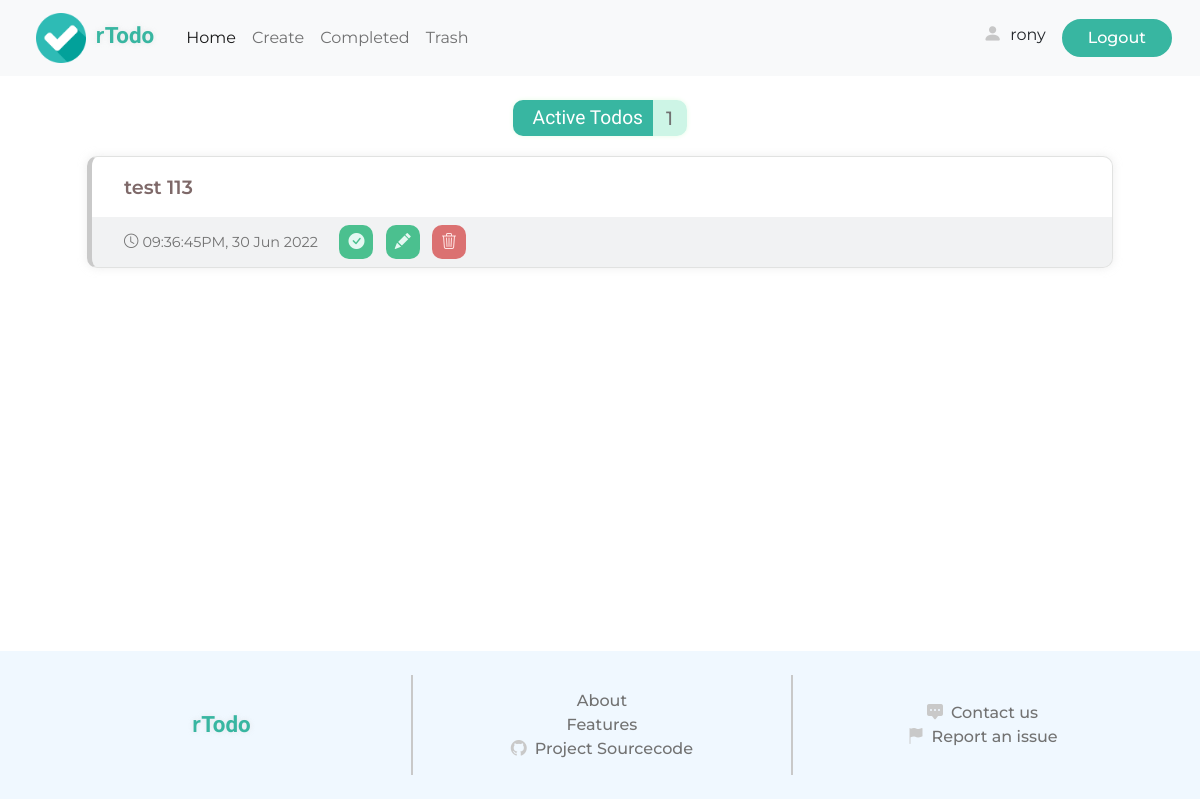
The app's page /todos/ (signed in), older data.
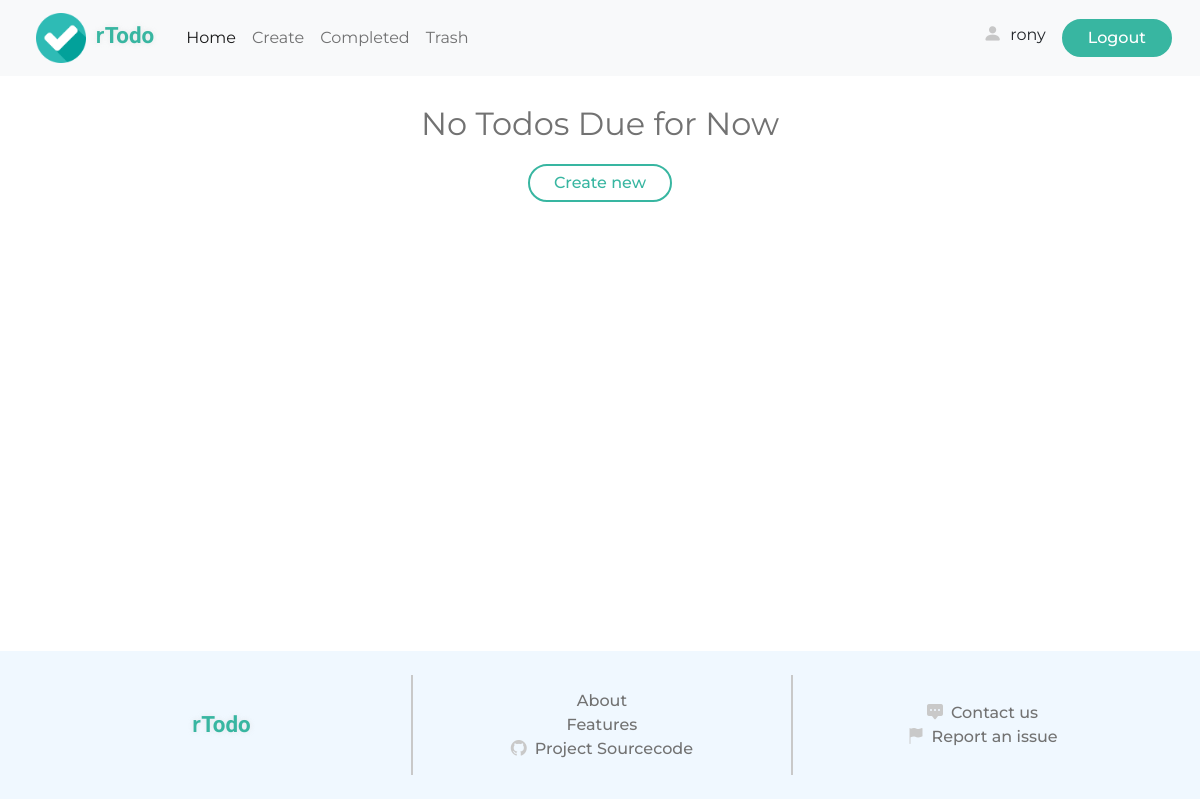
The same page, newer data.
### todo/models.py (models this page shows, shortened)
class Todo(models.Model):
    user = models.ForeignKey(User, on_delete=models.CASCADE)
    title = models.CharField(max_length=100)
    description = models.CharField(max_length=250, blank=True, null=True)
    added = models.DateTimeField(auto_now_add=True)
    completed = models.DateTimeField(blank=True, null=True)
    important = models.BooleanField(default=False)
    complete = models.BooleanField(default=False)
    trashed = models.BooleanField(default=False)
    @property
    def get_class(self):
        if self.important:
            return "todo important"
        else:
            return "todo"

### todo/views.py (the view)
# urls.py: path('todos/', views.current_todo, name="todos"),
@login_required
def current_todo(request):
    context = {}
    todos = Todo.objects.filter(user=request.user, complete=False, trashed=False).order_by('-added')
    context['todos'] = todos
    context['username'] = request.user.username
    context['num_todos'] = len(todos)
    return render(request, 'todo/current.html', context=context)

### todo/templates/todo/current.html (shortened to what this page needs)
<!DOCTYPE html>
<html lang="en">
<head> {% load static %}
    <link href="https://cdn.jsdelivr.net/npm/bootstrap@5.2.0-beta1/dist/css/bootstrap.min.css" rel="stylesheet">
    <link rel="stylesheet" href="https://cdn.jsdelivr.net/npm/bootstrap-icons@1.8.3/font/bootstrap-icons.css">
    <link rel="stylesheet" href="{% static 'styles/style.css' %}">
</head>
<body>
    <header>
        <nav class="navbar navbar-expand-md bg-light">
            <div class="container-fluid">
              <a class="navbar-brand d-block ms-4 me-4" href="{% url 'home' %}">
                  <img src="{% static 'images/checked.png' %}" alt="">
                  <span class="site-title ms-1"> <span class="r">r</span>Todo</span>
              </a>
              <div class="collapse navbar-collapse" id="navbarSupportedContent">
                <ul class="navbar-nav me-auto mb-2 mb-lg-0">
                  <li class="nav-item">
                    <a class="nav-link active" aria-current="page" href="{% url 'todos' %}">Home</a>
                  </li>
                  <li class="nav-item">
                    <a class="nav-link" href="{% url 'create' %}">Create</a>
                  </li>
                  <li class="nav-item">
                    <a class="nav-link" href="{% url 'completed' %}">Completed</a>
                  </li>
                  <li class="nav-item">
                    <a class="nav-link" href="{% url 'trashed' %}">Trash</a>
                  </li>
                </ul>
                <div class="d-flex account me-3">
                    <div class="profile me-3">
                        <i class="bi bi-person-fill me-1"></i>
                        <a href="{% url 'stats' %}">{{ username }}</a>
                    </div>
                    <form action="{% url 'logout' %}">
                        <input type="submit" value="Logout" class="btn-1">
                    </form>
                </div>
              </div>
            </div>
        </nav>
    </header>
    <div class="main-container">
      {% if todos %}
      <div class="active-info" id="active-info">
        <div class="info-container">
          <div class="label">Active Todos</div>
          <div class="value" id="todo_nums">{{ num_todos }}</div>
        </div>
      </div>
      <div class="todo-container " id="todo-container">
        {% for todo in todos %}
        <div class="{{ todo.get_class }}" id="todo-{{ todo.id }}">
          <div class="detail">
            <div class="title">{{ todo.title }}</div>
          </div>
          <div class="bottom">
            <div class="added">
              <i class="bi bi-clock me-1"></i><span>{{ todo.added|date:"h:i:sA, j M o" }}</span>
            </div>
            <div class="action">
              <button data-id="{{ todo.id }}" class="action-btn complete"><i class="bi bi-check-circle-fill"></i></button>
              <button data-id="{{ todo.id }}" class="action-btn edit"><i class="bi bi-pencil-fill"></i></button>
              <button data-id="{{ todo.id }}" class="action-btn delete"><i class="bi bi-trash3"></i></button>
            </div>
          </div>
        </div>
        {% endfor %}
      </div>
      {% else %}
      <div class="no-todos">
        <div class="info">
          <p>No Todos Due for Now</p>
          <a href="{% url 'create' %}" class="link-btn">Create new</a>
        </div>
      </div>
      {% endif %}
    </div>
    <footer>
        <div class="upper">
            <div class="col-1">
                <div class="site-title">
                    <span class="r">r</span>Todo
                </div>
            </div>
            <div class="vl"></div>
            <div class="col-2">
                <a href="#">About</a>
                <a href="#">Features</a>
                <a href="#"><i class="bi bi-github"></i>Project Sourcecode</a>
            </div>
            <div class="vl"></div>
            <div class="col-3">
                <a href="#"><i class="bi bi-chat-square-dots-fill"></i>Contact us</a>
                <a href="#"><i class="bi bi-flag-fill"></i>Report an issue</a>
            </div>
        </div>
    </footer>
</body>
</html>

Row changes from the older to the newer data that the page shows:
no longer on this page (row edited): Todo: title "test 113", added "09:36:45PM, 30 Jun 2022"
Text that changed along with them:
{{ num_todos }}: "1" → (not shown)
text no longer shown: "Active Todos"
text now shown: "No Todos Due for Now Create new"
